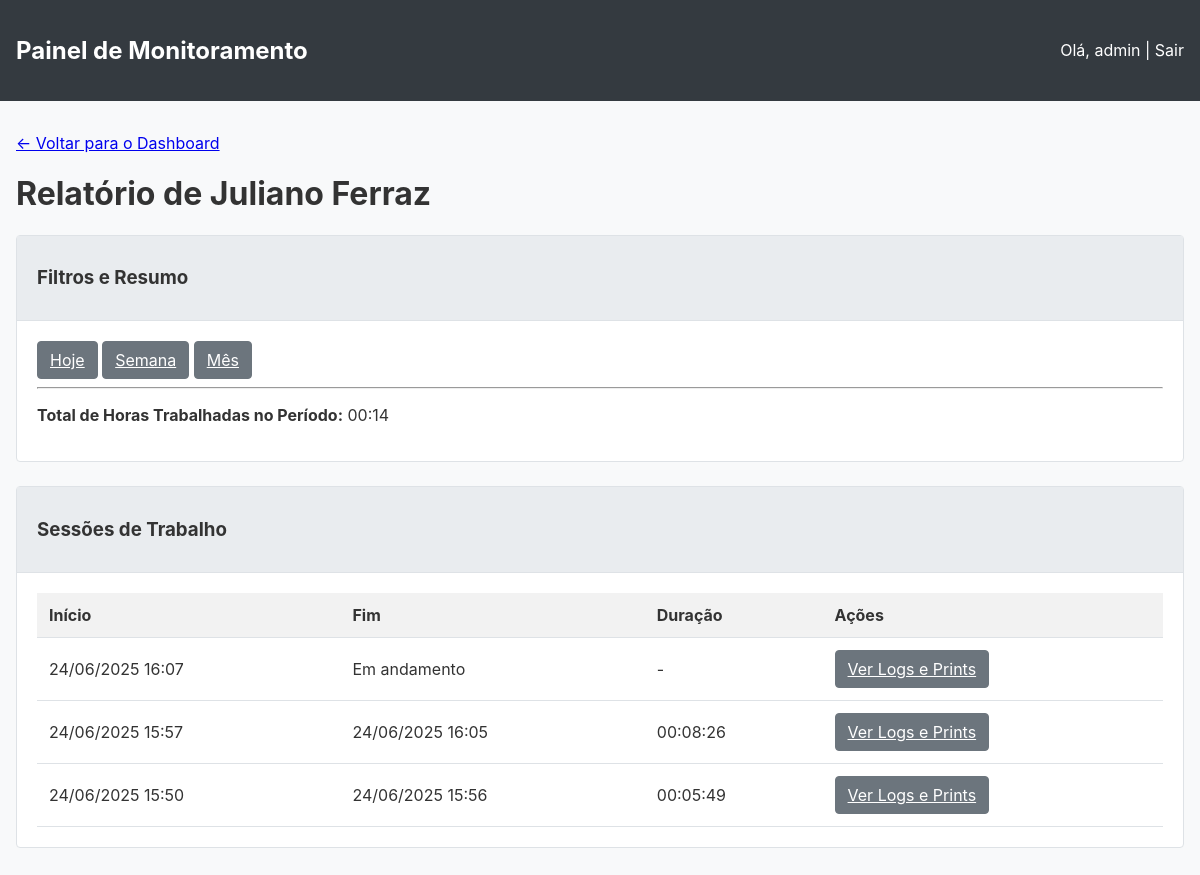
The page /employee/2 (signed in) on the database its author committed.
### app/models.py (models this page shows, shortened)
class User(db.Model, UserMixin):
    id = db.Column(db.Integer, primary_key=True)
    username = db.Column(db.String(64), index=True, unique=True)
    password_hash = db.Column(db.String(128))
    full_name = db.Column(db.String(120))
    is_admin = db.Column(db.Boolean, default=False)
    work_sessions = db.relationship('WorkSession', backref='employee', lazy='dynamic')

class WorkSession(db.Model):
    id = db.Column(db.Integer, primary_key=True)
    start_time = db.Column(db.DateTime, index=True, default=datetime.utcnow)
    end_time = db.Column(db.DateTime, index=True, nullable=True)
    last_heartbeat = db.Column(db.DateTime, default=datetime.utcnow) # <- ADICIONE ESTA LINHA
    user_id = db.Column(db.Integer, db.ForeignKey('user.id'))
    activities = db.relationship('ActivityLog', backref='session', lazy='dynamic', cascade="all, delete-orphan")
    screenshots = db.relationship('Screenshot', backref='session', lazy='dynamic', cascade="all, delete-orphan")

### app/routes.py (the view)
@main.route('/employee/<int:user_id>')
@login_required
def employee_details(user_id):
    if not current_user.is_admin: return redirect(url_for('main.login'))
    user = User.query.get_or_404(user_id)
    time_filter = request.args.get('filter', 'today')
    now = datetime.utcnow()
    if time_filter == 'week':
        start_date = now - timedelta(days=now.weekday())
    elif time_filter == 'month':
        start_date = now.replace(day=1)
    else:
        start_date = now.replace(hour=0, minute=0, second=0, microsecond=0)
    sessions = WorkSession.query.filter(WorkSession.user_id == user_id, WorkSession.start_time >= start_date).order_by(WorkSession.start_time.desc()).all()
    total_work_time = sum([(s.end_time - s.start_time).total_seconds() for s in sessions if s.end_time], 0)
    return render_template('employee_details.html', title=user.full_name, employee=user, sessions=sessions, total_work_time=total_work_time)

### app/__init__.py (called while the page is built)
def create_app(config_class=Config):
    app = Flask(__name__)
    app.config.from_object(config_class)
    db.init_app(app)
    login_manager.init_app(app)
    if not os.path.exists(app.config['UPLOAD_FOLDER']):
        os.makedirs(app.config['UPLOAD_FOLDER'])
    def format_datetime_local(value, format='%d/%m/%Y %H:%M:%S'):
        if value is None:
            return ""
        utc_dt = pytz.utc.localize(value)
        local_tz = pytz.timezone('America/Sao_Paulo')
        local_dt = utc_dt.astimezone(local_tz)
        return local_dt.strftime(format)
    app.jinja_env.filters['localtime'] = format_datetime_local
    from app.routes import main as main_blueprint
    app.register_blueprint(main_blueprint)
    from app import models
    with app.app_context():
        db.create_all()
    return app

### app/models.py (called while the page is built)
@login_manager.user_loader
def load_user(user_id):
    return User.query.get(int(user_id))

### app/templates/employee_details.html
{% extends "base.html" %}
{% block content %}
<a href="{{ url_for('main.dashboard') }}">&larr; Voltar para o Dashboard</a>
<h1>Relatório de {{ employee.full_name }}</h1>
<div class="card">
    <div class="card-header">
        <h3>Filtros e Resumo</h3>
    </div>
    <div class="card-body">
        <a href="{{ url_for('main.employee_details', user_id=employee.id, filter='today') }}" class="btn btn-secondary">Hoje</a>
        <a href="{{ url_for('main.employee_details', user_id=employee.id, filter='week') }}" class="btn btn-secondary">Semana</a>
        <a href="{{ url_for('main.employee_details', user_id=employee.id, filter='month') }}" class="btn btn-secondary">Mês</a>
        <hr>
        <p><strong>Total de Horas Trabalhadas no Período:</strong>
            {% set hours = (total_work_time / 3600)|int %}
            {% set minutes = ((total_work_time % 3600) / 60)|int %}
            {{ "%02d:%02d" % (hours, minutes) }}
        </p>
    </div>
</div>
<div class="card">
    <div class="card-header">
        <h3>Sessões de Trabalho</h3>
    </div>
    <div class="card-body">
        <table>
            <thead>
                <tr>
                    <th>Início</th>
                    <th>Fim</th>
                    <th>Duração</th>
                    <th>Ações</th>
                </tr>
            </thead>
            <tbody>
            {% for session in sessions %}
                <tr>
                    <td>{{ session.start_time | localtime('%d/%m/%Y %H:%M') }}</td>
                    <td>{{ session.end_time | localtime('%d/%m/%Y %H:%M') if session.end_time else 'Em andamento' }}</td>
                    <td>
                        {% if session.end_time %}
                            {% set duration = session.end_time - session.start_time %}
                            {{ '%02d:%02d:%02d' % (duration.seconds // 3600, (duration.seconds % 3600) // 60, duration.seconds % 60) }}
                        {% else %}
                            -
                        {% endif %}
                    </td>
                    <td><a href="{{ url_for('main.session_details', session_id=session.id) }}" class="btn btn-secondary">Ver Logs e Prints</a></td>
                </tr>
            {% else %}
                <tr><td colspan="4">Nenhuma sessão encontrada para este período.</td></tr>
            {% endfor %}
            </tbody>
        </table>
    </div>
</div>
{% endblock %}

### app/templates/base.html (shortened to what this page needs)
<!doctype html>
<html lang="pt-br">
  <head>
  </head>
  <body>
    {% if current_user.is_authenticated and current_user.is_admin %}
    <nav class="navbar">
      <a href="{{ url_for('main.dashboard') }}"><h1>Painel de Monitoramento</h1></a>
      <div>
        <span>Olá, {{ current_user.username }}</span> |
        <a href="{{ url_for('main.logout') }}">Sair</a>
      </div>
    </nav>
    {% endif %}
    <main class="container">
      {% block content %}{% endblock %}
    </main>
  </body>
</html>

### app/templates/base.html (style rules this page uses)
body { font-family: -apple-system, BlinkMacSystemFont, "Segoe UI", Roboto, "Helvetica Neue", Arial, sans-serif; background-color: #f8f9fa; color: #333; margin: 0; }
.navbar { background-color: #343a40; padding: 1rem; color: white; display: flex; justify-content: space-between; align-items: center; }
.navbar a { color: white; text-decoration: none; }
.container { max-width: 1200px; margin: 2rem auto; padding: 0 1rem; }
.card { background: white; border: 1px solid #dee2e6; border-radius: 0.25rem; margin-bottom: 1.5rem; }
.card-header { padding: 0.75rem 1.25rem; background-color: #e9ecef; border-bottom: 1px solid #dee2e6; }
.card-body { padding: 1.25rem; }
.btn { display: inline-block; font-weight: 400; color: #212529; text-align: center; vertical-align: middle; cursor: pointer; background-color: transparent; border: 1px solid transparent; padding: 0.375rem 0.75rem; font-size: 1rem; line-height: 1.5; border-radius: 0.25rem; }
.btn-secondary { color: #fff; background-color: #6c757d; border-color: #6c757d; }
table { width: 100%; border-collapse: collapse; }
th, td { padding: 0.75rem; text-align: left; border-bottom: 1px solid #dee2e6; }
th { background-color: #f2f2f2; }

### rows shown on the page
User: username "admin"
User: full_name "Juliano Ferraz"
WorkSession: start_time "24/06/2025 16:07", end_time "Em andamento"
WorkSession: start_time "24/06/2025 15:57", end_time "24/06/2025 16:05", seconds "00:08:26"
WorkSession: start_time "24/06/2025 15:50", end_time "24/06/2025 15:56", seconds "00:05:49"

### other values the page prints
{{ "%02d:%02d" % (hours, minutes) }} "00:14"
